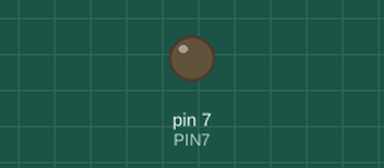
This sketch was run on a simulated Arduino Uno, built with avr-gcc and run on an emulated ATmega328P. Shown: output pins drawn as LEDs (lit = HIGH). Dashed ring = blinking. At 2.0 s the program stops and its outputs stay as they are.

Above: at 0.5 s.
At 1.85 s:
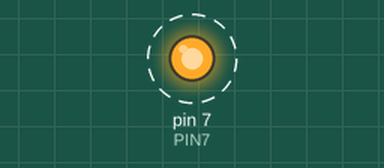
Timing chart, 0 to 3.0 s (numbered marks = the images above):
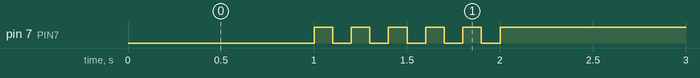

Measured:
- by itself, pin 7 (PIN7): alternates HIGH for 0.10 s and LOW for 0.10 s, 11 changes in all, then stays HIGH

The sketch:

05_practice_2.ino
```cpp
#define PIN7 7

void setup() {
  pinMode(PIN7, OUTPUT);
}

void loop() {
  int cnt = 0;
  digitalWrite(PIN7, LOW);
  delay(1000);
  while(cnt<5) {

    digitalWrite(PIN7, HIGH);
    delay(100);
    digitalWrite(PIN7, LOW);
    delay(100);

  cnt += 1;
  }

  while(1) {
    digitalWrite(PIN7, HIGH);}
}
```
